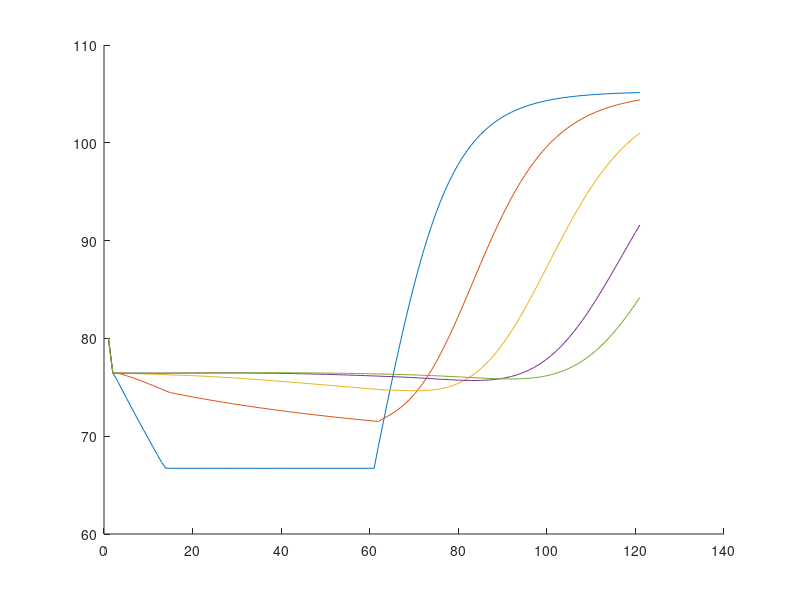
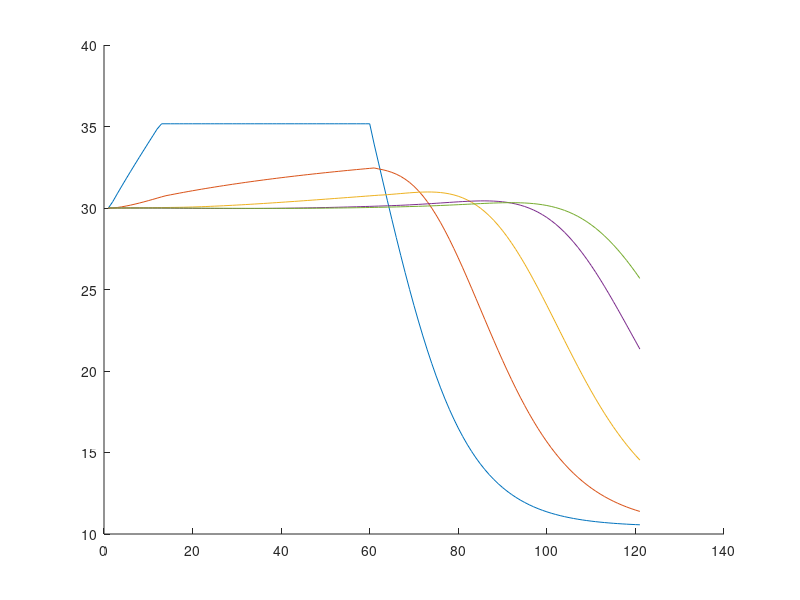

These figures' MATLAB source, in order:
% Student dependent variables
Da = [4 6 5];
Db = [1 8 8];
E1 = Da(1) + Db(1);
E2 = Da(2) + Db(2);
E3 = Da(3) + Db(3);

% Constants
global TAU MU Cr RHOm ALPHA K A Vf RHOc T L LAMBDA RHOc;
TAU = 10;
MU = 80;
Cr = 2000;
RHOm = 120;
ALPHA = 0.1;
K = 10;
A = 2;
Vf = 110;
RHOc = 33.5 + E1/3;
T = 10;
L = 10000;
LAMBDA = 3;

% functions
function [qi rhonext] = nextrho(rhoi, qprev, qr, vi)
    global LAMBDA T L RHOc;
    qi = LAMBDA*rhoi*vi;
    rhonext = min([rhoi + (T/(LAMBDA*L))*(qprev - qi + qr) RHOc]);
end


function vnext = nextv(vi, vprev, rhonext, rhoi, VSL)
    global ALPHA Vf A RHOc T TAU L MU K;
    Vi = min([(1+ALPHA)*VSL; Vf*exp((-1/A)*(rhoi/RHOc)^A)]);
    posterm = vi + (T/TAU)*(Vi - vi) + (T/L)*vi*(vprev - vi);
    negterm = ((MU * T * (rhonext - rhoi))/(TAU * L * (rhoi + K)));
    vnext = posterm - negterm;
end

% Simulation
rho = zeros(5, 120);
v = zeros(5, 120);
rho(:,1) = 30 * ones(5,1);
v(:,1) = 80 * ones(5,1);

for k=1:120
    if k < 60
        q0 = 7000 + 100*E2;
    else
        q0 = 2000 + 100*E3;
    end
    
    [qi, rho(1,k+1)] = nextrho(rho(1,k), q0, 0, v(1, k));
    v(1, k+1) = nextv(v(1, k), v(1,k), rho(1+1, k), rho(1, k), 120);

    for i=2:4;
        [qi, rho(i,k+1)] = nextrho(rho(i,k), qi, 0, v(i, k));
        v(i, k+1) = nextv(v(i, k), v(i-1,k), rho(i+1, k), rho(i, k), 120);
    end

    [qi, rho(5,k+1)] = nextrho(rho(5,k), qi, 0, v(i, k));
    v(5, k+1) = nextv(v(5, k), v(5-1,k), rho(5, k), rho(5,k), 120);
end

%plotting
figure()
hold on
for i=1:5
    plot(v(i,:))
end
figure()
hold on
for i=1:5
    plot(rho(i,:))
end
